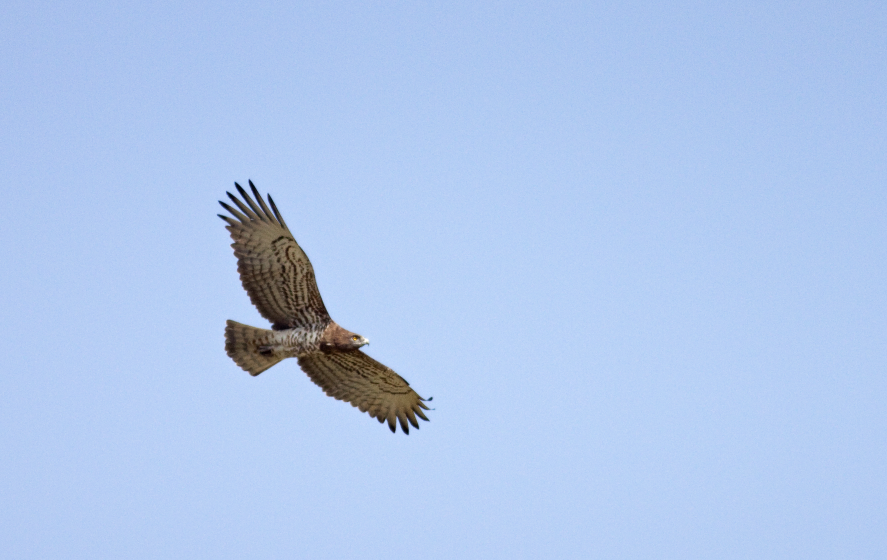
#> input picture images/20.jpg, 2661 x 1680 px, found by its file name (shown at 1/3 size)
$ jupyter execute newCh12.ipynb
#> lines starting #> are read from the running program, lines starting #| are printed output that depends on the picture; after the words box and inside, x2 and y2 are one past the last pixel; in counts of white or black regions, pixels touching at a corner belong together
# Chapter 12: Image Representation by Feature Extraction

This is the companion file for Chapter 12.

## Programming exercise 12.1:

1.   Run the following code to perform polygon approximation by splitting.

[cell 1]
# Polygon approximation by splitting
import numpy as np
import matplotlib.pyplot as plt
from skimage import color, filters, measure, morphology, io

def perpendicular_distance(point, line_start, line_end):
    if np.all(line_start == line_end):
        return np.linalg.norm(point - line_start)
    line = line_end - line_start
    t = np.dot(point - line_start, line) / np.dot(line, line)
    t = np.clip(t, 0, 1)
    projection = line_start + t * line
    return np.linalg.norm(point - projection)

def split_polygon(points, start_idx, end_idx, threshold, result):
    start_point = points[start_idx]
    end_point = points[end_idx]
    max_distance = -1
    index_of_max = -1
    for i in range(start_idx + 1, end_idx):
        dist = perpendicular_distance(points[i], start_point, end_point)
        if dist > max_distance:
            max_distance = dist
            index_of_max = i
    if max_distance > threshold:
        split_polygon(points, start_idx, index_of_max, threshold, result)
        split_polygon(points, index_of_max, end_idx, threshold, result)
    else:
        result.append(end_idx)

def polygon_approximation_with_splitting(boundary_points, threshold):
    result = [0]
    split_polygon(boundary_points, 0, len(boundary_points) - 1, threshold, result)
    return boundary_points[result]

image_rgb = io.imread("images/20.jpg")
#> image_rgb is the input picture: shape (1680, 2661, 3); mean R, G, B 176, 199.3, 236.3
image_rgb = image_rgb[500:1350, 600:1400]
#> image_rgb: shape (850, 800, 3)
# Convert to grayscale
gray = color.rgb2gray(image_rgb)
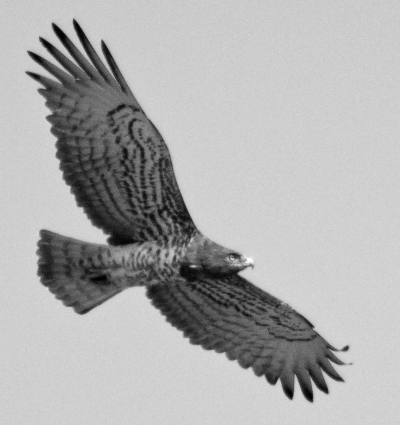
#> gray: shape (850, 800) float64 (shown at 1/2 size); min 0, max 1, mean 0.685

# Apply thresholding (Otsu)
thresh = filters.threshold_otsu(gray)
#> thresh = 0.553
binary = gray < thresh  # Invert if needed depending on your object

# Clean mask
binary = morphology.remove_small_objects(binary, min_size=500)
binary = morphology.binary_closing(binary, morphology.disk(3))
binary = morphology.remove_small_holes(binary, area_threshold=1000)
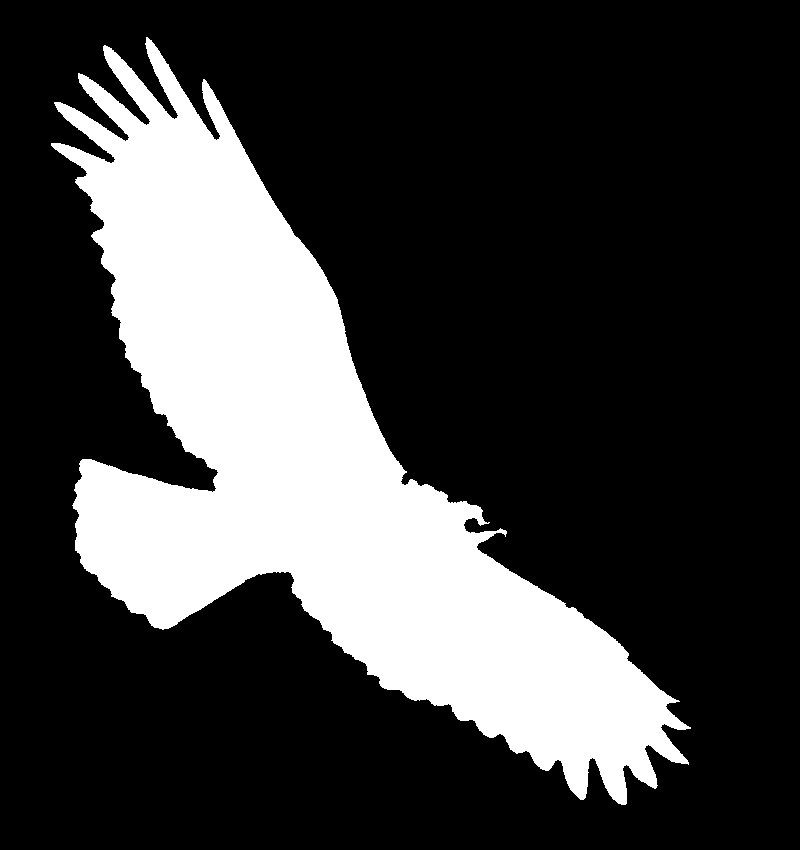
#> binary: shape (850, 800) bool; 24.6% white; 1 white region, box (x1, y1, x2, y2) and area: (51, 37, 691, 805) 167049

# Find contours
contours = measure.find_contours(binary, 0.5)
#> contours = 1 point arrays, longest 4929 points
contour = max(contours, key=len)  # largest one
#> contour = 4929 pairs, first value 36.5 to 804.5, second value 50.5 to 690.5

# Downsample for speed
contour = contour[::5]
#> contour = 986 pairs, first value 37 to 804.5, second value 50.5 to 690.5

# Polygon approximation
threshold = 10.0
approx_polygon = polygon_approximation_with_splitting(contour, threshold)
#> in split_polygon, `start_point = points[start_idx]`: start_point = [804.5, 625]
#> in split_polygon, `end_point = points[end_idx]`: end_point = [803, 626.5]
#> the loop in split_polygon, `for i in range(start_idx + 1, end_idx):` made 984 passes
#> (t in perpendicular_distance, projection in perpendicular_distance, dist, max_distance) on passes 1 to 4: (0, [804.5, 625], 4.53, 4.53), (0, [804.5, 625], 8.25, 8.25), (0, [804.5, 625], 11.42, 11.42), (0, [804.5, 625], 14.98, 14.98)
#> after the loop in split_polygon, `for i in range(start_idx + 1, end_idx):`: index_of_max = 540; max_distance = 920.8
#> the loop in split_polygon (call 2), `for i in range(start_idx + 1, end_idx):` made 539 passes
#> (t in perpendicular_distance, projection in perpendicular_distance, dist, max_distance) on passes 1 to 4: (0.00322, [802.1, 623.3], 3.42, 3.42), (0.00671, [799.4, 621.5], 5.46, 5.46), (0.0105, [796.5, 619.5], 6.1, 6.1), (0.0141, [793.8, 617.6], 7.44, 7.44)

# Plot original and approximated contours separately
fig, axes = plt.subplots(1, 2, figsize=(14, 7))

# Original Boundary Visualization
plt.subplot(1, 2, 1)
plt.imshow(image_rgb)
plt.plot(contour[:, 1], contour[:, 0], linestyle='--', color='blue', linewidth=1.5)
plt.title("Original Boundary")
plt.axis('off')

# Approximated Polygon Visualization
plt.subplot(1, 2, 2)
plt.imshow(image_rgb)
plt.plot([p[1] for p in approx_polygon], [p[0] for p in approx_polygon], 'ro-', linewidth=2)
plt.title("Approximated Polygon")
plt.axis('off')

plt.tight_layout()
plt.show()

## Programming exercise 12.2:

1.   Run the following code to perform polygon approximation by merging.

[cell 2]
import numpy as np
import matplotlib.pyplot as plt
from skimage import measure, morphology, io
from sklearn.linear_model import LinearRegression

def least_squares_error(P):
    """ Compute Least Squares Error for the set of points P fitting a line. """
    # Prepare points (x, y)
    X = np.array([p[1] for p in P]).reshape(-1, 1)
    Y = np.array([p[0] for p in P])

    # Fit linear regression (a line) to the points
    model = LinearRegression()
    model.fit(X, Y)

    # The parameters of the line
    a = model.coef_[0]
    b = model.intercept_

    # Predict the y values using the line
    Y_pred = model.predict(X)

    # Calculate the Least Squares Error (sum of squared errors)
    L = np.sum((Y - Y_pred) ** 2)

    return a, b, L

def polygon_approximation_by_merging(boundary_points, threshold):
    P = [boundary_points[0]]  # Start with the first point
    vertices = []  # Store the vertices
    for i in range(1, len(boundary_points)):
        P.append(boundary_points[i])
        a, b, L = least_squares_error(P)

        # If the error is above threshold, add the last point as a vertex
        if L >= threshold:
            vertices.append(P[-2])  # Last pixel before the break
            P = [boundary_points[i]]  # Start new subset

    # Add the last point to the vertices
    vertices.append(P[-1])
    return vertices

# === MAIN PIPELINE ===
# Load the horse image
image_rgb = io.imread("images/20.jpg")  # Replace with your local image path if needed
image_rgb = image_rgb[500:1350, 600:1400]

# Convert to grayscale
gray = image_rgb.mean(axis=2)  # Simple grayscale conversion

# Apply thresholding (Otsu or simple thresholding)
thresh = gray.mean()  # Simple thresholding; you could use filters.threshold_otsu()
binary = gray < thresh  # Invert if needed depending on your object

# Clean mask (optional)
binary = morphology.remove_small_objects(binary, min_size=500)
binary = morphology.binary_closing(binary, morphology.disk(3))
binary = morphology.remove_small_holes(binary, area_threshold=1000)

# Find contours
contours = measure.find_contours(binary, 0.5)
contour = max(contours, key=len)  # largest contour

# Polygon approximation
threshold = 1000.0  # Adjust this threshold to control the "tightness" of the polygon
approx_polygon = polygon_approximation_by_merging(contour, threshold)

# Plot the original contour and the approximated polygon separately
plt.figure(figsize=(12, 6))

# Original Boundary Visualization
plt.subplot(1, 2, 1)
plt.imshow(image_rgb)
plt.plot(contour[:, 1], contour[:, 0], linestyle='--', color='blue', linewidth=1.5)
plt.title("Original Boundary")
plt.axis('off')

# Approximated Polygon Visualization
plt.subplot(1, 2, 2)
plt.imshow(image_rgb)
plt.plot([p[1] for p in approx_polygon], [p[0] for p in approx_polygon], 'ro-', linewidth=2)
plt.title("Approximated Polygon")
plt.axis('off')

plt.tight_layout()
plt.show()

## Programming exercise 12.3:

1.   Run the following code to see reconstruction from Fourier descriptors.

[cell 3]
import cv2
import numpy as np
import matplotlib.pyplot as plt

def create_square_image(size=256):
#> called with size = 256
    img = np.zeros((size, size), dtype=np.uint8)
    cv2.rectangle(img, (64, 64), (192, 192), 255, -1)
    return img

def get_contour_points(binary_img):
    contours, _ = cv2.findContours(binary_img, cv2.RETR_EXTERNAL, cv2.CHAIN_APPROX_NONE)
    contour = max(contours, key=cv2.contourArea)
    contour = contour[:, 0, :]
    complex_contour = contour[:, 0] + 1j * contour[:, 1]
    return complex_contour

def resample_contour(contour, num_points=128):
    """Resample a closed contour to a fixed number of points using interpolation."""
    # Ensure it's a closed loop
    contour = np.append(contour, [contour[0]], axis=0)

    # Calculate cumulative arc length (distance along the contour)
    diff = np.diff(contour)
    dists = np.abs(diff)
    cumulative = np.concatenate(([0], np.cumsum(dists)))
    total_length = cumulative[-1]

    # Create evenly spaced target arc lengths
    desired = np.linspace(0, total_length, num_points, endpoint=False)

    # Interpolate real and imaginary parts separately
    real_interp = np.interp(desired, cumulative, contour.real)
    imag_interp = np.interp(desired, cumulative, contour.imag)

    return real_interp + 1j * imag_interp


def reconstruct_contour_sym(fd, P):
    N = len(fd)
    fd_shifted = np.fft.fftshift(fd)
    fd_filtered = np.zeros(N, dtype=complex)
    center = N // 2
    half_P = P // 2
    fd_filtered[center - half_P : center + half_P + P % 2] = fd_shifted[center - half_P : center + half_P + P % 2]
    fd_filtered = np.fft.ifftshift(fd_filtered)
    contour_rec = np.fft.ifft(fd_filtered)
    return np.real(contour_rec), np.imag(contour_rec)

def plot_reconstructions(original, reconstructions, Ps):
    fig, axs = plt.subplots(1, len(Ps)+1, figsize=(2 * (len(Ps)+1), 2))  # Smaller, square-friendly layout

    # Compute axis limits (shared for all plots)
    all_points = [original] + [x + 1j*y for x, y in reconstructions]
    all_real = np.concatenate([np.real(pts) for pts in all_points])
    all_imag = np.concatenate([np.imag(pts) for pts in all_points])
    xmin, xmax = all_real.min(), all_real.max()
    ymin, ymax = all_imag.min(), all_imag.max()
    margin = 10  # Add some padding
    xlim = (xmin - margin, xmax + margin)
    ylim = (ymin - margin, ymax + margin)

    # Original shape
    axs[0].plot(np.real(original), np.imag(original), 'k')
    axs[0].set_title("Original", fontsize=12)
    axs[0].set_xlim(xlim)
    axs[0].set_ylim(ylim)
    axs[0].set_aspect('equal')
    axs[0].axis('off')

    # Reconstructions
    for ax, (x, y), p in zip(axs[1:], reconstructions, Ps):
        ax.plot(x, y, 'r')
        ax.set_title(f"$P = {p}$", fontsize=12)
        ax.set_xlim(xlim)
        ax.set_ylim(ylim)
        ax.set_aspect('equal')
        ax.axis('off')

    plt.tight_layout()
    plt.show()


# Main
img = create_square_image()
contour = get_contour_points(img)
contour_centered = contour - np.mean(contour)
contour = resample_contour(contour, num_points=128)
fd = np.fft.fft(contour_centered)

# Reconstruct using increasing number of descriptors
Ps = [2, 4, 8, 16, 32, 64, 128]
reconstructions = [reconstruct_contour_sym(fd, P) for P in Ps]

plot_reconstructions(contour_centered, reconstructions, Ps)

## Programming exercise 12.4:

1.   Run the following code to perform medial axis transform on sample T-shaped and L-shaped objects.

[cell 4]
import numpy as np
import matplotlib.pyplot as plt
from skimage.morphology import medial_axis
from skimage.draw import rectangle

def create_T_shape_image(shape=(100, 100)):
    img = np.zeros(shape, dtype=bool)
    rr, cc = rectangle(start=(20, 45), end=(80, 55))
    img[rr, cc] = True
    rr, cc = rectangle(start=(20, 30), end=(30, 70))
    img[rr, cc] = True
    return img

def create_L_shape_image(shape=(100, 100)):
    img = np.zeros(shape, dtype=bool)
    rr1, cc1 = rectangle(start=(30, 20), end=(80, 40))
    img[rr1, cc1] = True
    rr2, cc2 = rectangle(start=(70, 40), end=(80, 80))
    img[rr2, cc2] = True
    return img

def compute_medial_axis(binary_image):
    skeleton, distance = medial_axis(binary_image, return_distance=True)
    return skeleton, distance

def plot_3x2(T_img, L_img, T_skel, T_dist, L_skel, L_dist):
    fig, axs = plt.subplots(3, 2, figsize=(8, 12))

    # Row 0: T-shape Original and L-shape Original
    axs[0, 0].imshow(T_img, cmap='gray')
    axs[0, 0].set_title("T-shaped Binary Image")
    axs[0, 0].axis('off')

    axs[0, 1].imshow(L_img, cmap='gray')
    axs[0, 1].set_title("L-shaped Binary Image")
    axs[0, 1].axis('off')

    # Row 1: T-shape Medial Axis and L-shape Medial Axis
    axs[1, 0].imshow(T_skel, cmap='gray')
    axs[1, 0].set_title("T-shape Medial Axis")
    axs[1, 0].axis('off')

    axs[1, 1].imshow(L_skel, cmap='gray')
    axs[1, 1].set_title("L-shape Medial Axis")
    axs[1, 1].axis('off')

    # Row 2: T-shape Distance and L-shape Distance
    axs[2, 0].imshow(T_dist, cmap='viridis')
    axs[2, 0].set_title("T-shape Distance to Boundary")
    axs[2, 0].axis('off')

    axs[2, 1].imshow(L_dist, cmap='viridis')
    axs[2, 1].set_title("L-shape Distance to Boundary")
    axs[2, 1].axis('off')

    plt.tight_layout()
    plt.show()

# Run
T_img = create_T_shape_image()
L_img = create_L_shape_image()

T_skel, T_dist = compute_medial_axis(T_img)
L_skel, L_dist = compute_medial_axis(L_img)

plot_3x2(T_img, L_img, T_skel, T_dist, L_skel, L_dist)

## Programming exercise 12.5:

1.   Run the following code to see Gabor filters.

[cell 5]
#Gabor Filters
import numpy as np
import matplotlib.pyplot as plt
from skimage.filters import gabor_kernel

# Define Gabor kernel bank
frequencies = [0.1, 0.2, 0.3, 0.4]  # Spatial frequencies
thetas = [0, np.pi/4, np.pi/2, 3*np.pi/4]  # Orientations

# Create kernels
kernels = []
for theta in thetas:
    for freq in frequencies:
        kernel = gabor_kernel(frequency=freq, theta=theta)
        kernels.append((kernel, freq, theta))

# Plot real parts of the kernels
fig, axes = plt.subplots(len(thetas), len(frequencies), figsize=(12, 10))

for ax, (kernel, freq, theta) in zip(axes.ravel(), kernels):
    ax.imshow(np.real(kernel), cmap='gray')
    ax.set_title(f'f={freq:.1f}, θ={theta * 180 / np.pi:.0f}°')
    ax.axis('off')

plt.tight_layout()
plt.show()

## Programming exercise 12.6:

1.   Run the following code to perform SIFT keypoint extraction and matching.

[cell 6]
from skimage import data, io
from skimage.color import rgb2gray, rgba2rgb
from skimage.feature import match_descriptors, plot_matches, SIFT
from skimage.transform import resize
import matplotlib.pyplot as plt

# Read images and ensure RGB (not RGBA)
image1 = io.imread('images/bmb1.jpeg')
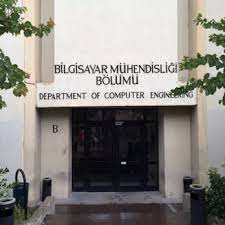
#> input picture images/bmb1.jpeg, 225 x 225 px, found by its file name
#> image1 is the input picture: shape (225, 225, 3); mean R, G, B 140.5, 137.1, 133.2
if image1.shape[-1] == 4:
    image1 = rgba2rgb(image1)
image1_gray = rgb2gray(image1)

image2 = io.imread('images/bmb2.jpeg')
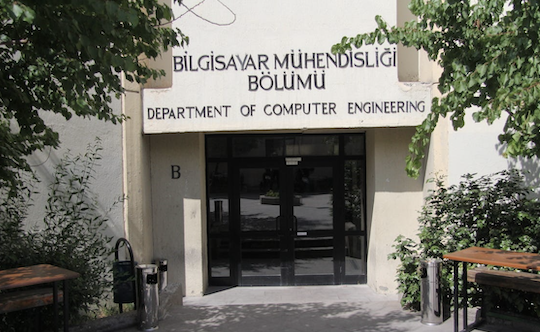
#> input picture images/bmb2.jpeg, 540 x 332 px, found by its file name
#> image2 is the input picture: shape (332, 540, 4); mean R, G, B, A 109.5, 109, 100.2, 255
if image2.shape[-1] == 4:
    image2 = rgba2rgb(image2)
#> image2: shape (332, 540, 3) float64
image2_gray = rgb2gray(image2)

fig, axes = plt.subplots(nrows=1, ncols=2, figsize=(11,8))
ax = axes.ravel()

ax[0].imshow(image1)
ax[0].axis('off')
ax[1].imshow(image2)
ax[1].axis('off')

# Extract SIFT descriptors
descriptor_extractor = SIFT()

descriptor_extractor.detect_and_extract(image1_gray)
keypoints1 = descriptor_extractor.keypoints
descriptors1 = descriptor_extractor.descriptors

descriptor_extractor.detect_and_extract(image2_gray)
keypoints2 = descriptor_extractor.keypoints
descriptors2 = descriptor_extractor.descriptors

# Find matching descriptors in two images
matches = match_descriptors(descriptors1, descriptors2, max_ratio=0.7,
                              cross_check=True)

# Plot images and matching descriptors
fig, ax = plt.subplots(nrows=1, ncols=1, figsize=(11, 8))

plot_matches(ax, image1, image2, keypoints1, keypoints2, matches)
#> (this line was passed over: skimage is not available in this run)
#plt.tight_layout()
plt.show()

## Programming exercise 12.7:

1.   Run the following code to extract local binary patterns.

[cell 7]
import numpy as np
from skimage import io
from skimage.color import rgb2gray, rgba2rgb
from skimage.feature import local_binary_pattern
import matplotlib.pyplot as plt

# Parameters
radius = 3
n_points = 8 * radius
method = 'uniform'

# Load and preprocess image
image = io.imread('images/redmushroom_long.png')
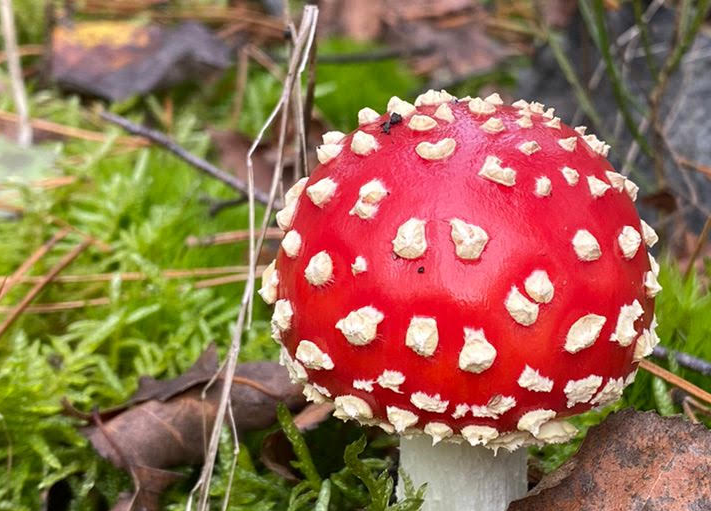
#> input picture images/redmushroom_long.png, 711 x 511 px, found by its file name
#> image is the input picture: shape (511, 711, 3); mean R, G, B 151.2, 109.6, 80.2
if image.ndim == 3 and image.shape[-1] == 4:
    image = rgba2rgb(image)
gray_image = rgb2gray(image)

# Compute LBP
lbp = local_binary_pattern(gray_image, P=n_points, R=radius, method=method)

# Define labels using your heuristic
titles = ('edge', 'flat', 'corner')
w = radius - 1
edge_labels = list(range(n_points // 2 - w, n_points // 2 + w + 1))
flat_labels = list(range(0, w + 1)) + list(range(n_points - w, n_points + 2))
i_14 = n_points // 4
i_34 = 3 * (n_points // 4)
corner_labels = list(range(i_14 - w, i_14 + w + 1)) + list(range(i_34 - w, i_34 + w + 1))

# Create masks
flat_mask = np.isin(lbp, flat_labels)
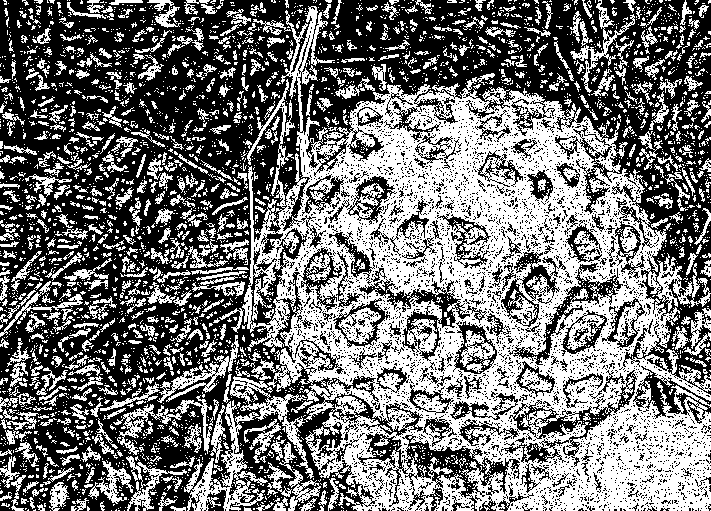
#> flat_mask: shape (511, 711) bool; 45.5% white; 3664 white regions (2987 under 20 px), largest, box (x1, y1, x2, y2) and area: (242, 6, 711, 511) 104561, (184, 400, 268, 511) 2407, (230, 376, 314, 479) 1433
edge_mask = np.isin(lbp, edge_labels)
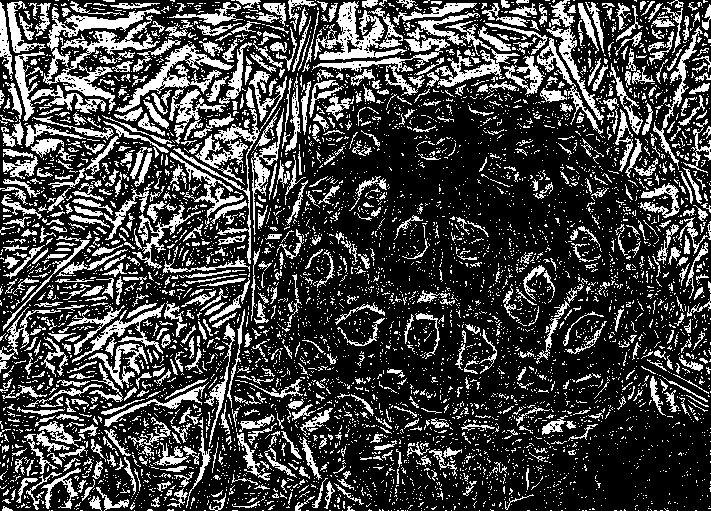
#> edge_mask: shape (511, 711) bool; 26.9% white; 5908 white regions (5131 under 20 px), largest, box (x1, y1, x2, y2) and area: (314, 1, 407, 60) 2247, (43, 15, 160, 111) 2168, (173, 109, 260, 264) 1757
corner_mask = np.isin(lbp, corner_labels)
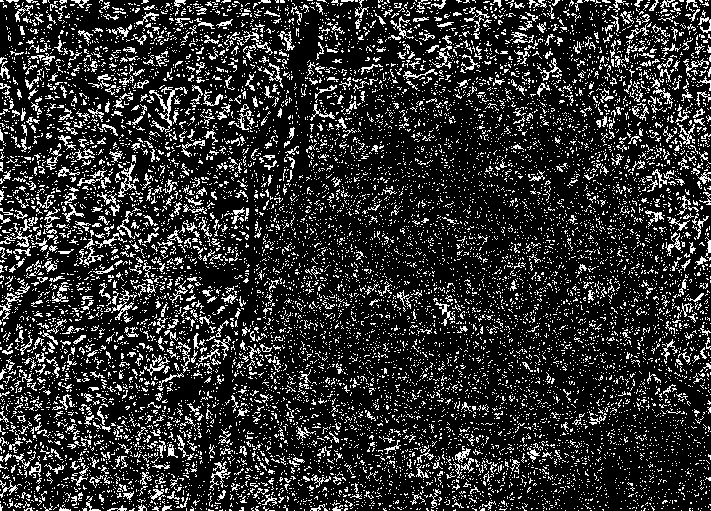
#> corner_mask: shape (511, 711) bool; 18.5% white in thin lines or dots

# Plot results
fig, axs = plt.subplots(1, 4, figsize=(16, 5))
axs[0].imshow(gray_image, cmap='gray')
axs[0].set_title('Grayscale Image')
axs[0].axis('off')

axs[1].imshow(flat_mask, cmap='gray')
axs[1].set_title('Flat regions')
axs[1].axis('off')

axs[2].imshow(edge_mask, cmap='gray')
axs[2].set_title('Edges')
axs[2].axis('off')

axs[3].imshow(corner_mask, cmap='gray')
axs[3].set_title('Corners/Complex')
axs[3].axis('off')

plt.tight_layout()
plt.show()
